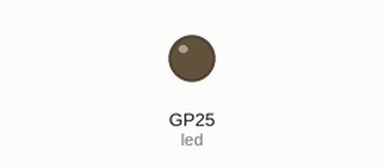
A program run on a simulated Raspberry Pi Pico running MicroPython. On the bench: output pins drawn as LEDs (lit = HIGH). What the program prints to the serial console is not drawn. At 0.8 s the program stops and its outputs stay as they are.

Above: at 0.3 s.
Timing chart, 0 to 1.8 s (numbered marks = the images above):
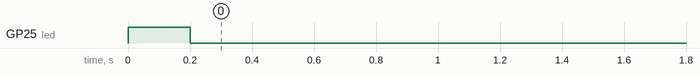

The program:

03_secret_signal_1_starter.py
```python
from machine import Pin
from time import sleep

led = Pin("LED", Pin.OUT)

team_name = "CHANGE ME"
short_flash = 0.2
long_flash = 0.6
group_pause = 0.4

print("Sending signal from", team_name)

# First group: three short flashes
led.on()
sleep(short_flash)
led.off()
sleep(short_flash)

# TODO: add two more short flashes.

sleep(group_pause)

# TODO: add your second and third groups of flashes.
# Use long_flash for a long flash.

led.off()
print("Signal complete")
```

Measured:
- by itself, GP25 (led): LOW → HIGH at 0.00 s, → LOW 0.20 s later
